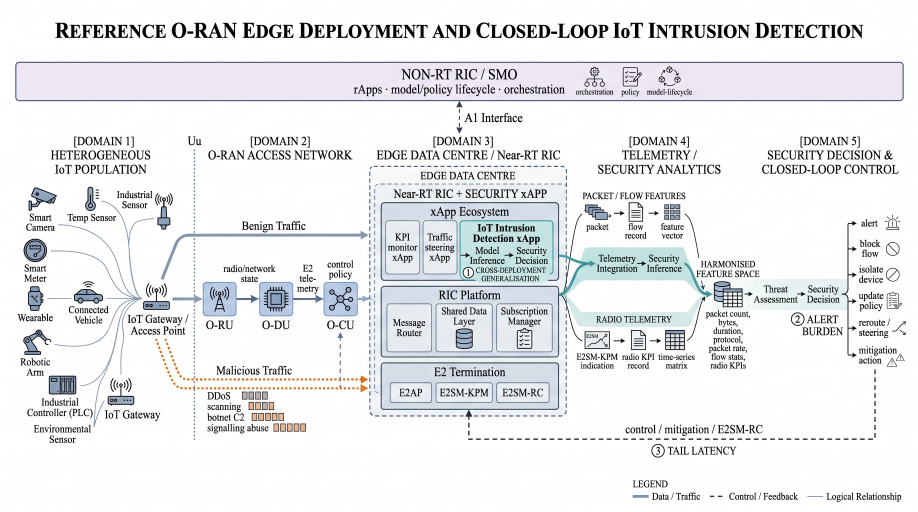
#> input picture figures/source/fig1_arch_raw.jpeg, 2752 x 1536 px, found by its file name (shown at 1/3 size)
$ python extract_figure_icons.py
#> lines starting #> are read from the running program, lines starting #| are printed output that depends on the picture; after the words box and inside, x2 and y2 are one past the last pixel; in counts of white or black regions, pixels touching at a corner belong together
"""Extract the pictograms from the source renders, trimmed and text-free.

The icons are kept exactly as drawn; only surrounding whitespace and any
neighbouring glyphs are cropped away. All wording is re-set in LaTeX so the
figure text is selectable and matches the body font.
"""
from PIL import Image, ImageChops, ImageDraw
import pathlib

SRC1 = Image.open("figures/source/fig1_arch_raw.jpeg").convert("RGB")
#> SRC1 is the input picture: PIL image 2752x1536 RGB; mean R, G, B 232.9, 234, 235.5
# The two style references supplied for the restyle. Only pictograms are
# taken from them -- their content belongs to a different paper.
SREF = Image.open("figures/source/style_ref_1.jpg").convert("RGB")
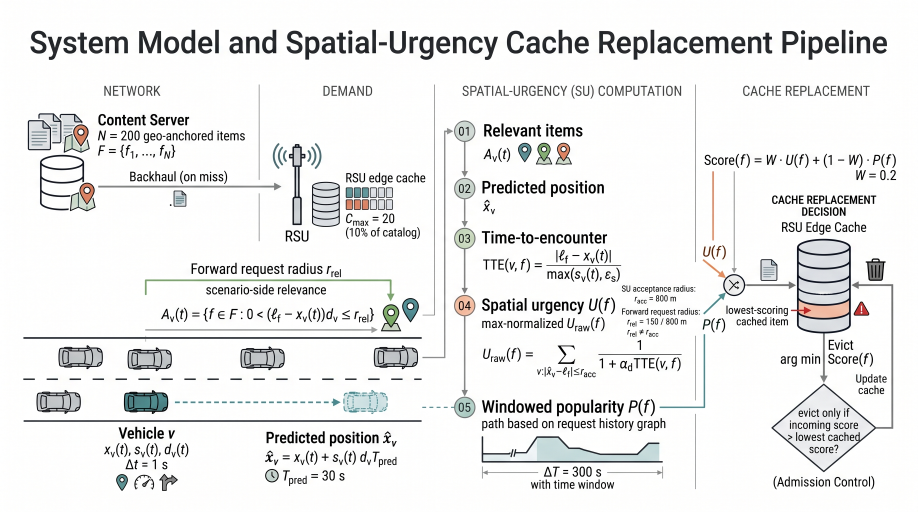
#> input picture figures/source/style_ref_1.jpg, 2752 x 1536 px, found by its file name (shown at 1/3 size)
#> SREF is the input picture: PIL image 2752x1536 RGB; mean R, G, B 235.1, 235.4, 235.1
OUT = pathlib.Path("figures/icons")
OUT.mkdir(parents=True, exist_ok=True)

# name -> (left, top, right, bottom) in ORIGINAL pixels of fig1
BOXES = {
    # IoT population
    "camera":      (70, 552, 165, 628),
    "thermo":      (248, 548, 302, 632),
    "indsensor":   (466, 570, 524, 678),
    "meter":       (68, 712, 150, 790),
    "watch":       (76, 850, 143, 930),
    "vehicle":     (220, 846, 314, 914),
    "robot":       (64, 990, 154, 1070),
    "plc":         (138, 1120, 238, 1194),
    "gateway":     (320, 1128, 404, 1198),
    # access point (router + antenna)
    "ap":          (434, 846, 512, 926),
    # RAN nodes
    "oru":         (608, 858, 700, 952),
    "odu":         (778, 858, 856, 952),
    "ocu":         (974, 858, 1052, 952),
    # telemetry pipeline, packet lane
    "packet":      (1752, 610, 1826, 662),
    "flowrec":     (1876, 602, 1938, 672),
    "featvec":     (1986, 606, 2050, 664),
    # telemetry pipeline, radio lane
    "e2sm":        (1754, 982, 1830, 1042),
    "kpirec":      (1876, 980, 1938, 1050),
    "tsmatrix":    (1990, 980, 2060, 1050),
    # harmonised feature space
    "database":    (2138, 852, 2228, 918),
    # closed-loop actions
    "act_alert":   (2658, 644, 2712, 694),
    "act_block":   (2658, 720, 2706, 772),
    "act_isolate": (2658, 800, 2706, 850),
    "act_policy":  (2658, 872, 2710, 926),
    "act_reroute": (2676, 952, 2718, 1008),
    "act_mitig":   (2662, 1068, 2718, 1110),
}

# name -> box in ORIGINAL pixels of style_ref_1.jpg
REF_BOXES = {
    "ic_warn": (2556, 898, 2615, 953),
}


def trim(im, thresh=246, pad=3):
    """Drop uniform near-white margin so each icon sits tight in its box."""
    g = im.convert("L").point(lambda v: 0 if v < thresh else 255)
    bbox = ImageChops.invert(g).getbbox()
    if bbox is None:
        return im
    l, t, r, b = bbox
    l, t = max(0, l - pad), max(0, t - pad)
    r, b = min(im.width, r + pad), min(im.height, b + pad)
    return im.crop((l, t, r, b))


tiles = []
for src, boxes in ((SRC1, BOXES), (SREF, REF_BOXES)):
    for name, box in boxes.items():
        ic = trim(src.crop(box))
        # upscale modestly so the icon stays crisp at print size
        ic = ic.resize((ic.width * 2, ic.height * 2), Image.LANCZOS)
        ic.save(OUT / f"{name}.png")
        tiles.append((name, ic))
#> this loop made 2 passes
#> boxes on pass 2: {'ic_warn': (2556, 898, 2615, 953)}
#> pass 1, in trim, `g = im.convert("L").point(lambda v: 0 if v < thresh else 255)`:
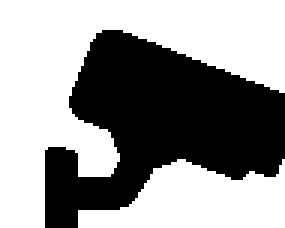
#> g: PIL image 95x76 L (shown 3 times larger); 58.9% white; 1 black region, box (x1, y1, x2, y2) and area: (15, 10, 95, 76) 2964
#> pass 1, `ic.save(OUT / f"{name}.png")`:
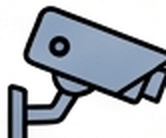
#> saved as camera.png: PIL image 166x138 RGB; mean R, G, B 176.3, 182.2, 190.2
#> pass 1, in trim (call 2), `g = im.convert("L").point(lambda v: 0 if v < thresh else 255)`:
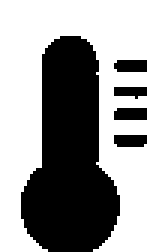
#> g: PIL image 54x84 L (shown 3 times larger); 61.4% white; 5 black regions, box (x1, y1, x2, y2) and area: (7, 12, 40, 84) 1590, (38, 36, 49, 40) 43, (38, 20, 49, 24) 42, (38, 45, 49, 49) 42, (38, 29, 49, 33) 34
#> pass 1, `ic.save(OUT / f"{name}.png")`:
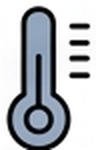
#> saved as thermo.png: PIL image 96x150 RGB; mean R, G, B 178.7, 182.7, 188.6
#> after the loop:
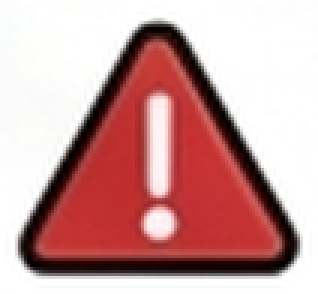
#> ic: PIL image 106x98 RGB (shown 3 times larger); mean R, G, B 202.5, 159.2, 158.9
#> after the loop, tiles = 27 items

cols = 7
#> cols = 7
tw = max(c.width for _, c in tiles)
#> tw = 186
th = max(c.height for _, c in tiles)
#> th = 204
rows = (len(tiles) + cols - 1) // cols
#> rows = 4
sheet = Image.new("RGB", (cols * (tw + 14), rows * (th + 30)), "white")
#> sheet: PIL image 1400x936 RGB; every value is 255
d = ImageDraw.Draw(sheet)
for i, (name, c) in enumerate(tiles):
    r, col = divmod(i, cols)
    x = col * (tw + 14) + 7 + (tw - c.width) // 2
    y = r * (th + 30) + 4 + (th - c.height) // 2
    sheet.paste(c, (x, y))
    d.text((col * (tw + 14) + 7, r * (th + 30) + th + 8), name, fill="black")
#> this loop made 27 passes
#> (name, r, col, x, y) on passes 1 to 12: ('camera', 0, 0, 17, 37), ('thermo', 0, 1, 252, 31), ('indsensor', 0, 2, 444, 4), ('meter', 0, 3, 624, 29), ('watch', 0, 4, 837, 31), ('vehicle', 0, 5, 1007, 38), ('robot', 0, 6, 1212, 28), ('plc', 1, 0, 11, 276), ('gateway', 1, 1, 216, 273), ('ap', 1, 2, 422, 260), ('oru', 1, 3, 608, 246), ('odu', 1, 4, 822, 246)
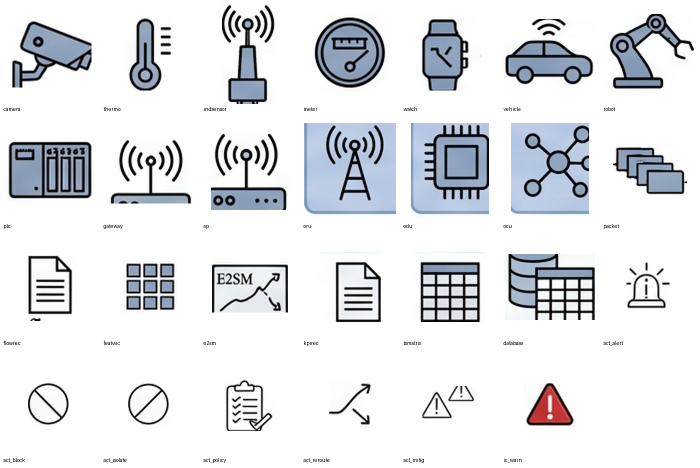
#> sheet: PIL image 1400x936 RGB (shown at 1/2 size); mean R, G, B 224.5, 226.5, 229.7
sheet.save(OUT / "_contact.png")
print("extracted %d icons" % len(tiles))
#| extracted 27 icons
